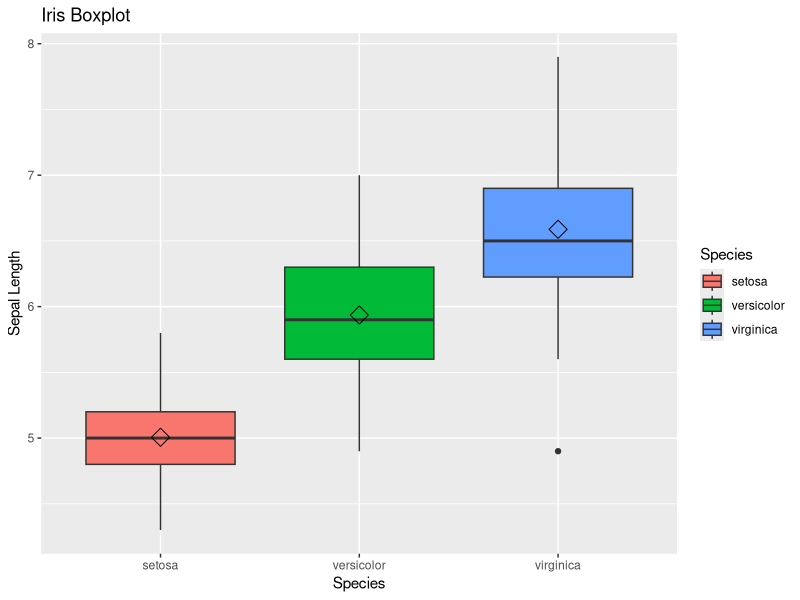
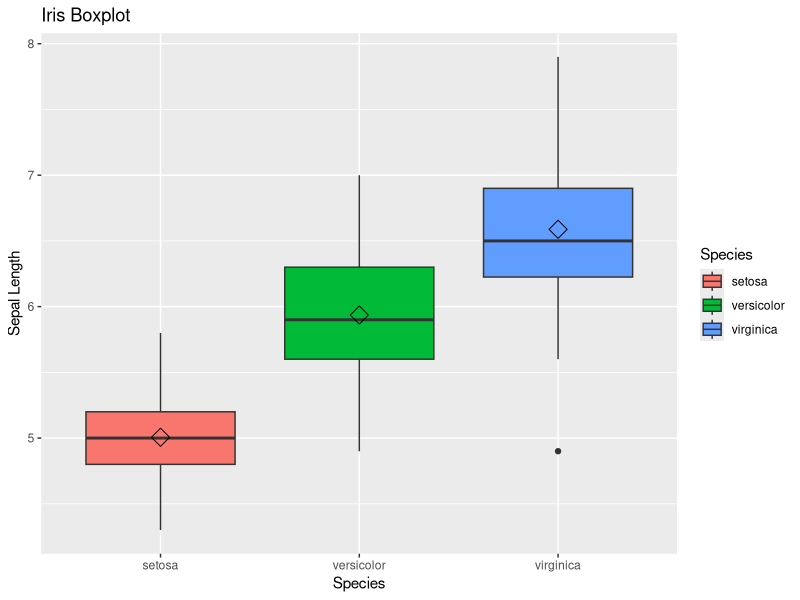
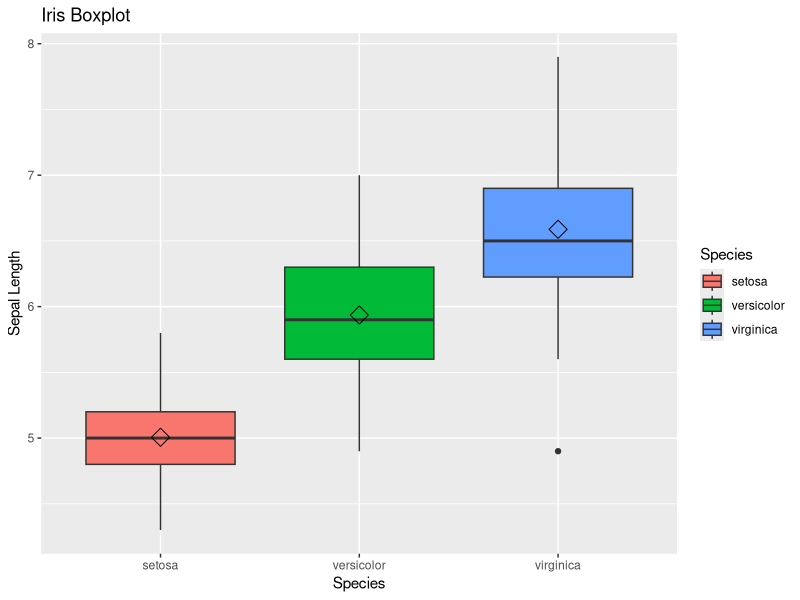
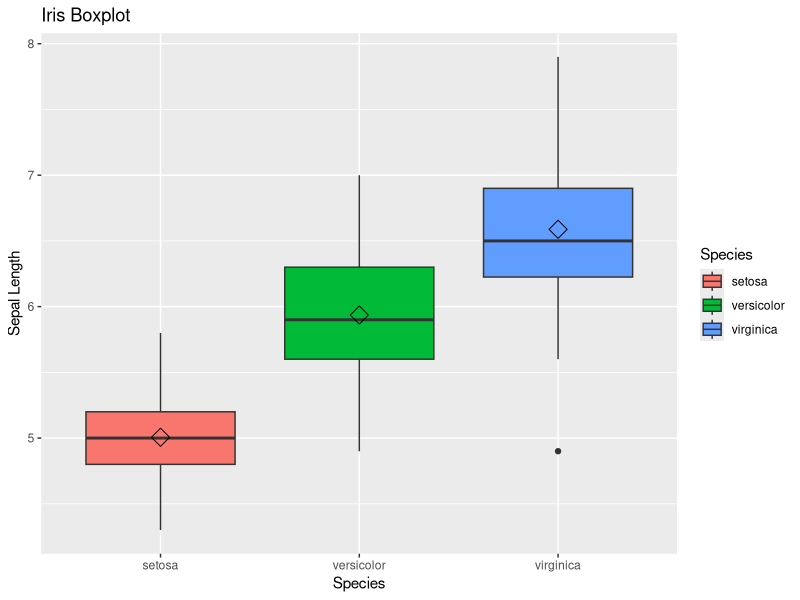
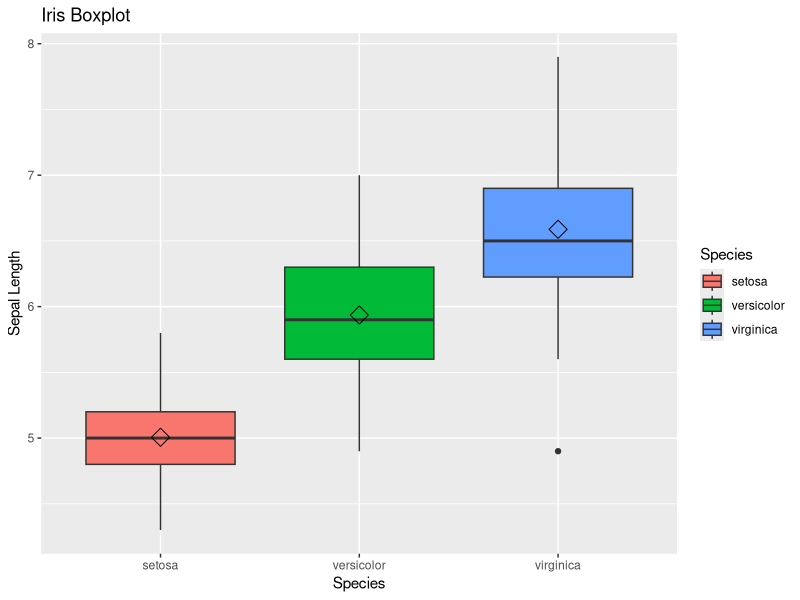
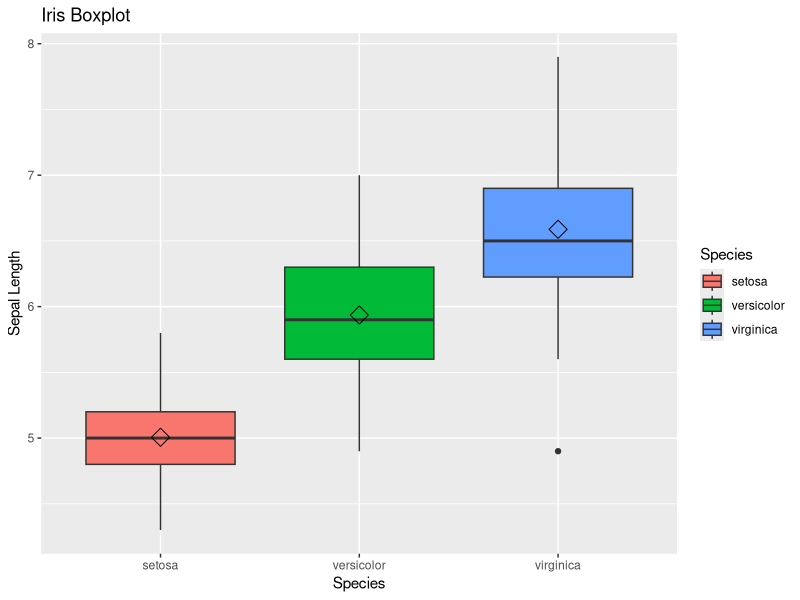
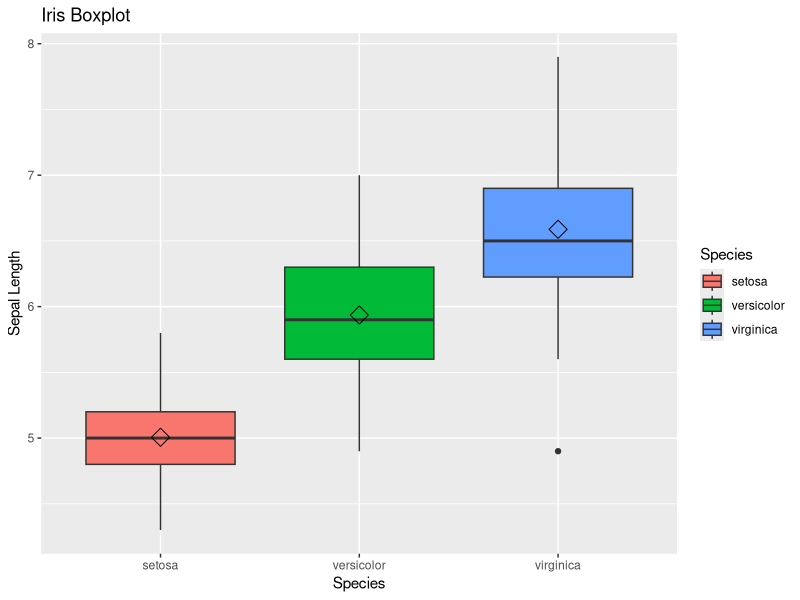
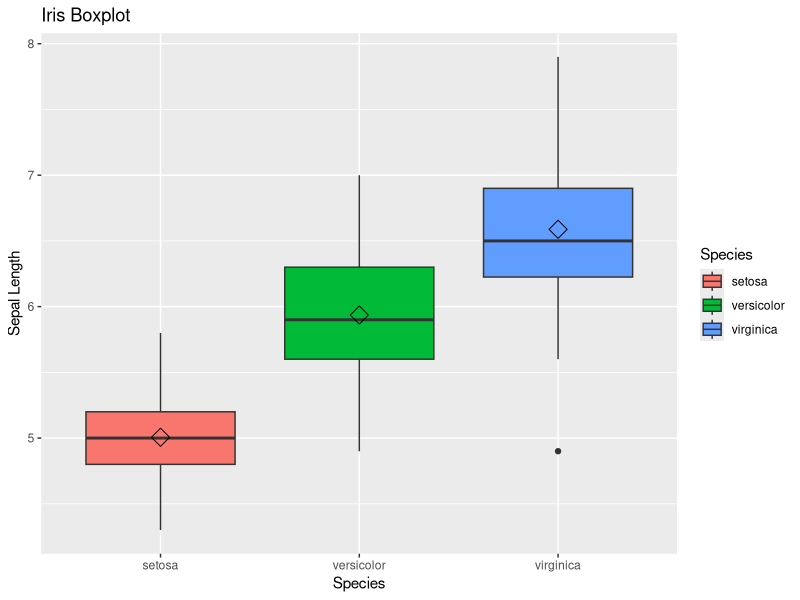

These figures' R source, in order:
data(iris)
library(ggplot2)
library(gridExtra)

grid.draw.arrangelist <- function(x, ...) {
  for(ii in seq_along(x)){
    if(ii>1) grid.newpage() 
    grid.draw(x[[ii]])
  }
}
box <- ggplot(data=iris, aes(x=Species, y=Sepal.Length)) +
  geom_boxplot(aes(fill=Species)) +
  ylab("Sepal Length") + ggtitle("Iris Boxplot") +
  stat_summary(fun.y=mean, geom="point", shape=5, size=4) 
box2 <- ggplot_build(box)
#I do stuff here
dev.off()
pdf.options(reset = TRUE)
pdf(file="test.pdf")
plot(ggplot_gtable(box2))
#ggsave("test1.png", plot = my_plot,dev = 'png')
plot(ggplot_gtable(box2))
dev.off()

p <- list()
p[[1]] <- ggplot_gtable(box2)
#p[[2]] <- ggplot_gtable(box2)
ggsave("test.pdf", arrangeGrob(grobs = p))


#pdf(file = "test1.pdf", onefile = F); for(i in 1:5){plot(rnorm(50, i, i), main = i)};dev.off()


pdf("myOut.pdf")
for (i in 1:10){
  plot(ggplot_gtable(box2))
}
dev.off()
